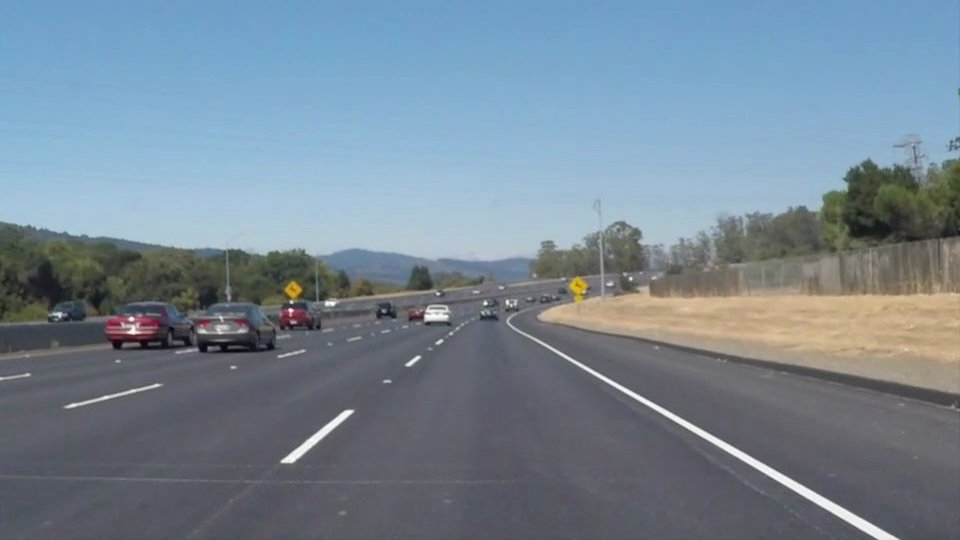
#> input picture solidWhiteCurve.jpg, 960 x 540 px
$ python template_matching.py
#> lines starting #> are read from the running program, lines starting #| are printed output that depends on the picture
#####################################################################################
#                           Template Matching using OpenCV
#####################################################################################

import cv2
import numpy as np
from matplotlib import pyplot as plt

def MatchTemplate(image, width, height, car):
    # three different methods used for template matching
    template_methods = ['cv2.TM_CCOEFF', 'cv2.TM_CCOEFF_NORMED','cv2.TM_CCORR_NORMED']

    for m in template_methods:
        image_copy = image.copy()
        method = eval(m)

        res = cv2.matchTemplate(image_copy, car, method)
        min_val, max_val, min_loc, max_loc = cv2.minMaxLoc(res)

        cv2.rectangle(image_copy, max_loc, (max_loc[0] + width, max_loc[1] + height), 255, 3)

        plt.subplot(121),plt.imshow(res,cmap = 'gray')
        plt.title('Matching Result'), plt.xticks([]), plt.yticks([])
        plt.subplot(122),plt.imshow(image_copy,cmap = 'gray')
        plt.title('Detected Point'), plt.xticks([]), plt.yticks([])
        plt.suptitle(m)

        plt.show()


image = cv2.imread("solidWhiteCurve.jpg", 0)
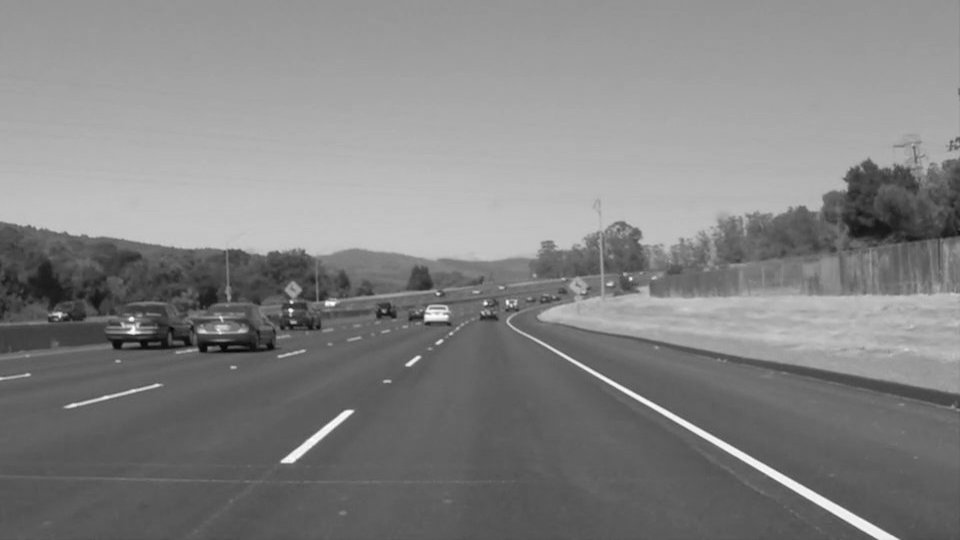
#> image: shape (540, 960); min 5, max 255, mean 131.2
car = image[297:359, 190:278]
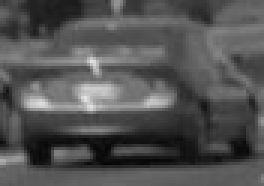
#> car: shape (62, 88) (shown 3 times larger); min 7, max 229, mean 82.7
width, height = car.shape[::-1]
#> width = 88; height = 62
MatchTemplate(image, width, height, car)
#> the loop in MatchTemplate, `for m in template_methods:` made 3 passes
#> (min_val, max_val, min_loc) on passes 1 to 3: (-3202882.8, 7144930, (646, 254)), (-0.502, 1, (646, 254)), (0.782, 1, (70, 279))
#> pass 1, in MatchTemplate, `res = cv2.matchTemplate(image_copy, car, method)`:
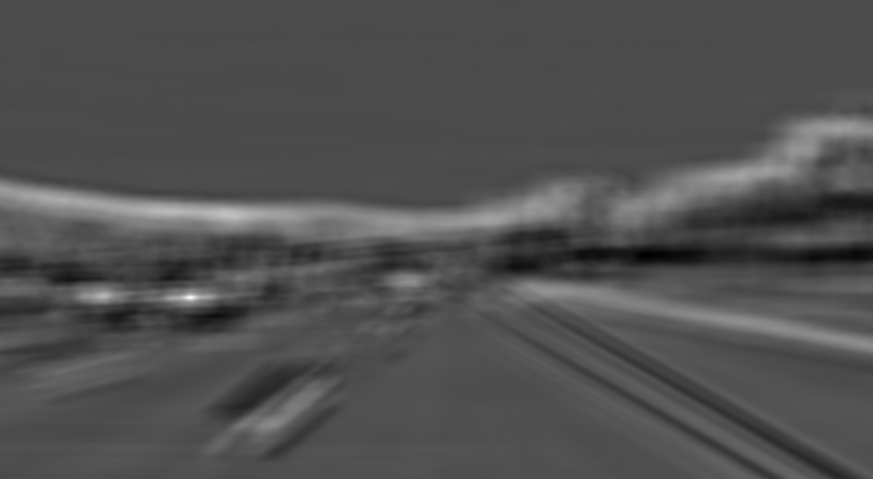
#> res: shape (479, 873) float32; min -3202882.8, max 7144930, mean 84924.4; drawn with min black and max white
#> pass 1, in MatchTemplate, `plt.show()`:
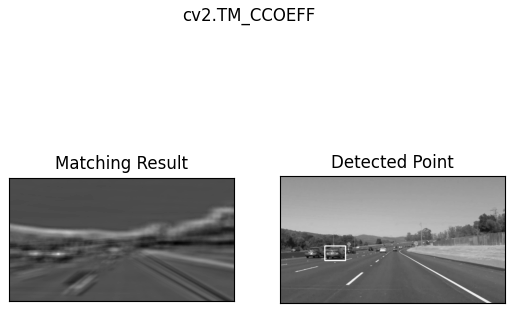
#> figure drawn by matplotlib, 2 panels
#> pass 2, in MatchTemplate, `res = cv2.matchTemplate(image_copy, car, method)`:
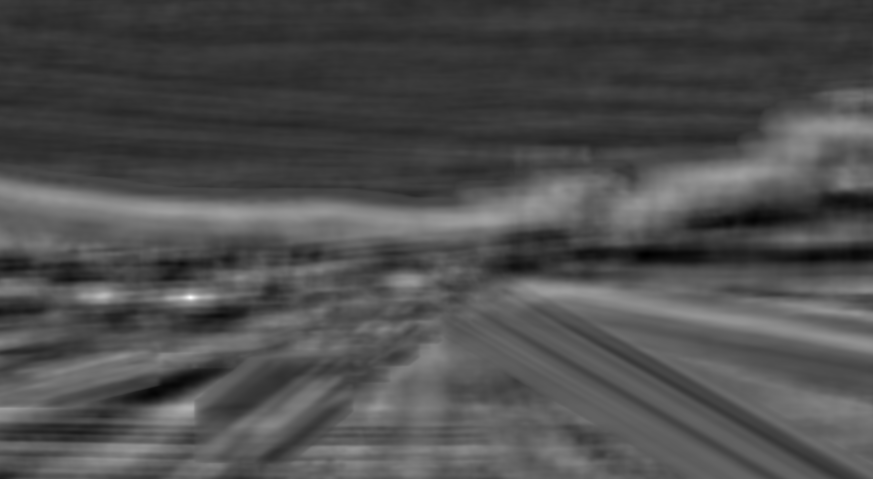
#> res: shape (479, 873) float32; min -0.502, max 1, mean -0.0397; drawn with min black and max white
#> pass 2, in MatchTemplate, `plt.show()`:
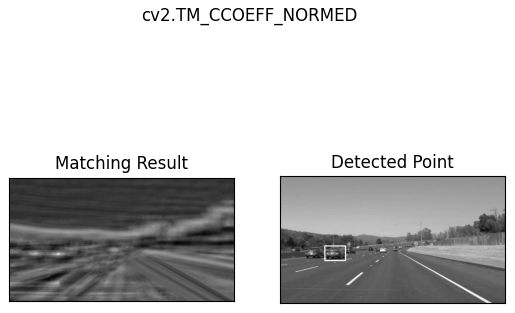
#> figure drawn by matplotlib, 2 panels
#> pass 3, in MatchTemplate, `res = cv2.matchTemplate(image_copy, car, method)`:
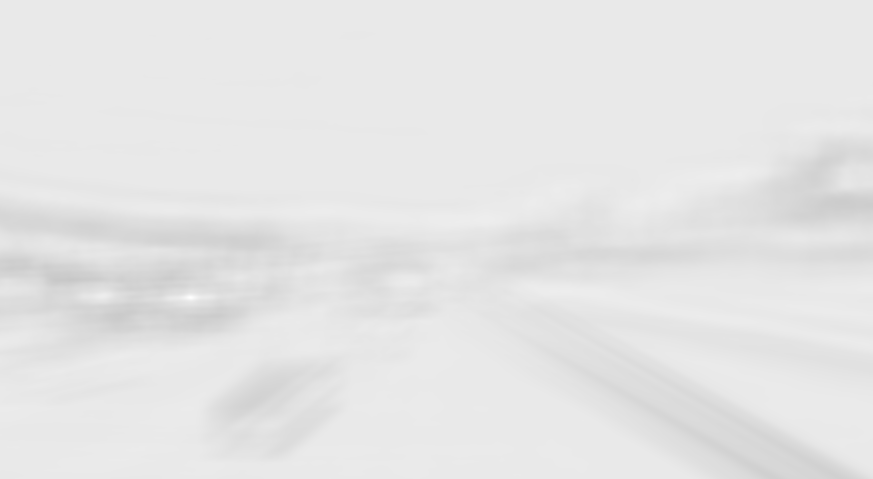
#> res: shape (479, 873) float32; min 0.782, max 1, mean 0.901
